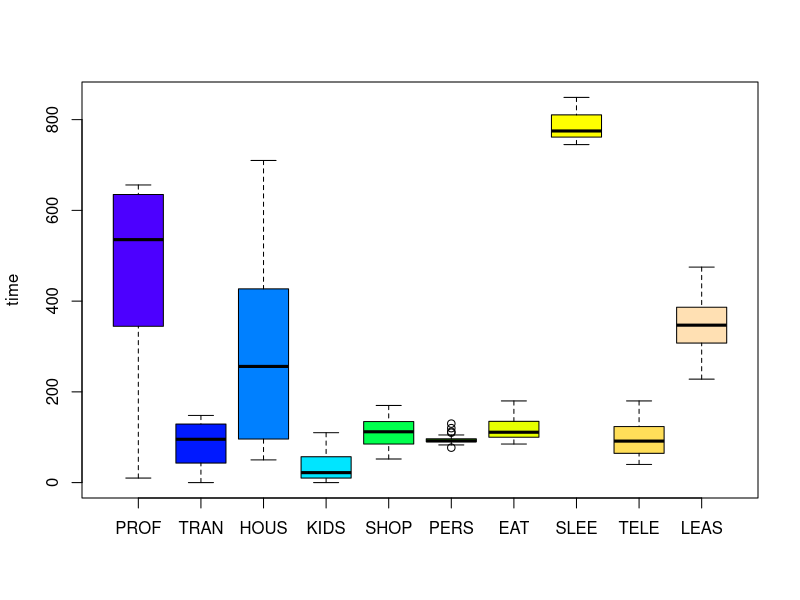
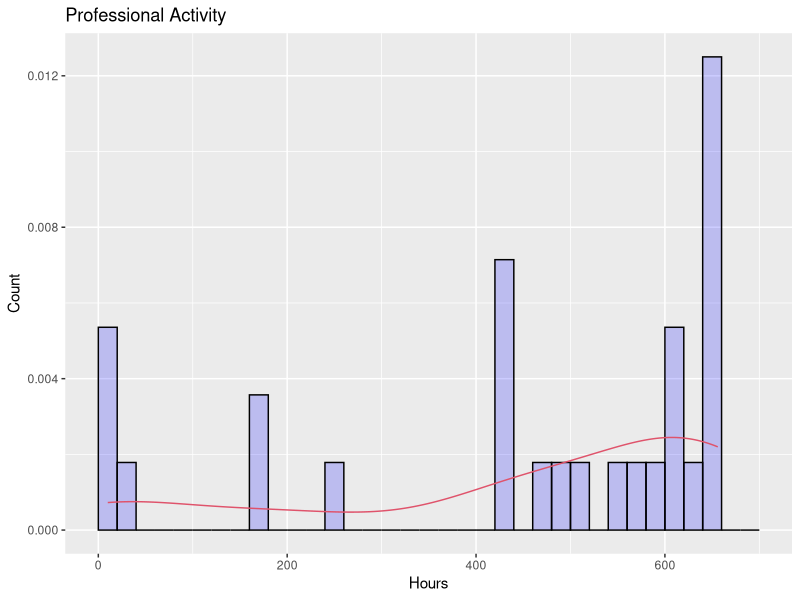
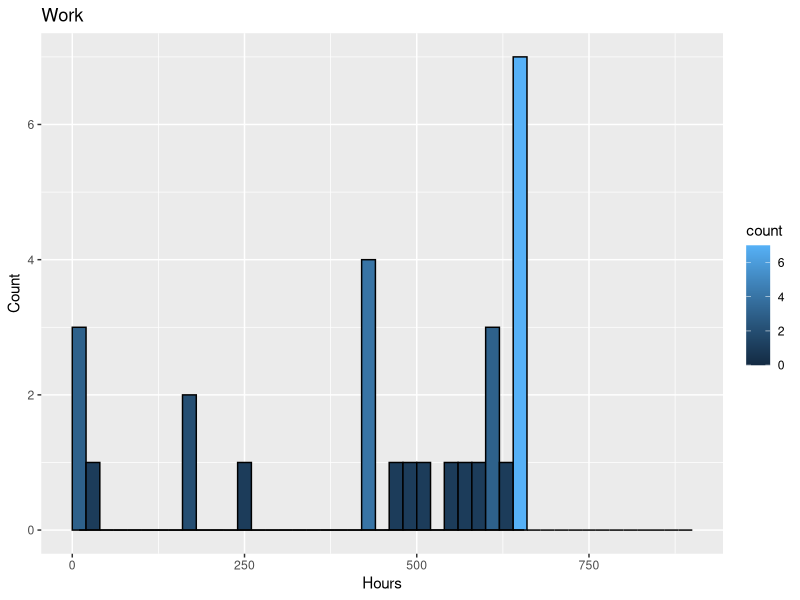
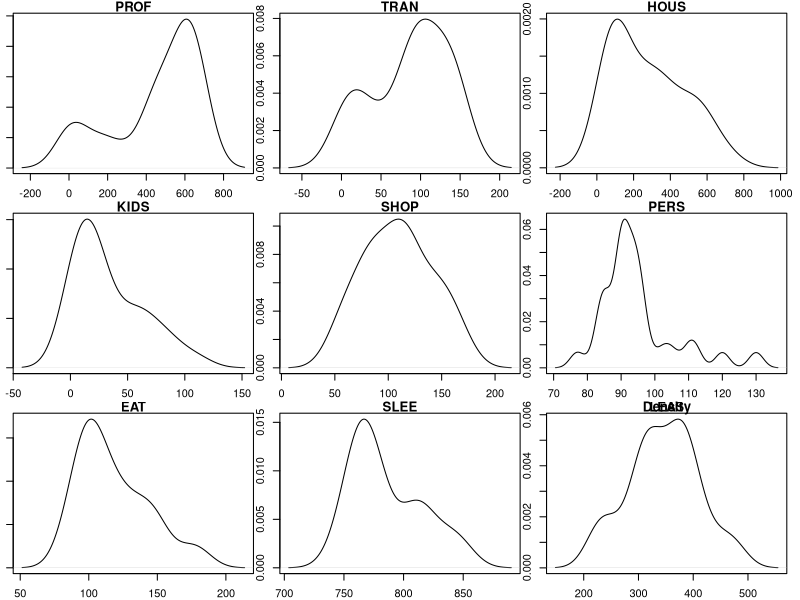

Generate these figures, in order, with R:
### Quantlet2: Exploratory data analysis

#In order to let the quantlet work independently of other quantlets, upload the data
time <- matrix(c(610,140,60,10,120,95,115,760,175,315,475,90,250,30,140,120,100,775,115,305,10,0,495,110,170,110,130,785,160,430,615,140,65,10,115,90,115,765,180,305,179,29,421,87,161,112,119,776,143,373,585,115,50,0,150,105,100,760,150,385,482,94,196,18,141,130,96,775,132,336,653,100,95,7,57,85,150,808,115,330,511,70,307,30,80,95,142,816,87,262,20,7,568,87,112,90,180,843,125,368,656,97,97,10,52,85,152,808,122,321,168,22,528,69,102,83,174,824,119,311,643,105,72,0,62,77,140,813,100,388,429,34,262,14,92,97,147,849,84,392,650,140,120,15,85,90,105,760,70,365,560,105,375,45,90,90,95,745,60,235,10,10,710,55,145,85,130,815,60,380,650,145,112,15,85,90,105,760,80,358,260,52,576,59,116,85,117,775,65,295,615,125,95,0,115,90,85,760,40,475,433,89,318,23,112,96,102,774,45,408,650,142,122,22,76,94,100,764,96,334,578,106,338,42,106,94,92,752,64,228,24,8,594,72,158,92,128,840,86,398,652,133,134,22,68,94,102,763,122,310,436,79,433,60,119,90,107,772,73,231,627,148,68,0,88,92,86,770,58,463,434,86,297,21,129,102,94,799,58,380),ncol=10,byrow=TRUE)

#Define columns names
colnames(time)=c('PROF','TRAN','HOUS','KIDS','SHOP','PERS','EAT','SLEE','TELE','LEAS')

#save as dataframe
time=as.data.frame(time)

#descriptive statistics
summary(time)

#visualize the overall dataset, compare time distributions per each occupation 
boxplot(time, col=topo.colors(10), ylab="time")

#make a single histogram using `ggplot2`package
install.packages('ggplot2')
library("ggplot2")

ggplot(data=time, aes(time$PROF)) +
        geom_histogram(aes(y =..density..),
                       breaks=seq(0, 700, by = 20),
                       col="black",
                       fill="blue",
                       alpha = .2) +
        geom_density(col=2) +
        labs(title="Professional Activity") +
        labs(x="Hours", y="Count")
        
dev.off()

# create a histogram with other graphical parameters, without the density line 

par(mfrow=c(1,1))
ggplot(data=time, aes(time$PROF)) +
        geom_histogram(breaks=seq(0, 900, by =20),
                       col="black",
                       aes(fill=..count..))  +
        geom_density(col=1) +
        labs(title="Work") +
        labs(x="Hours", y="Count")
dev.off()


# create density plots of 9 variables: 

# shorten the dataframe, excluding one variable
time2 <- time[,-9]

# set graphic parameters
par(mfrow=c(3,3),mar=c(2,1,1,1)) 

# write function that creates density plots for each variable
dfplot <- function(data.frame) {
        df <- data.frame
        ln <- length(names(data.frame))
        for(i in 1:ln){
                plot(density(df[,i],main=names(df)[i]), main=colnames(df)[i])
        }
}


# create density plots series 
par(mfrow=c(3,3),mar=c(2,1,1,1))
with(time2, dfplot(time2))
title(main = "Density")
dev.off()



